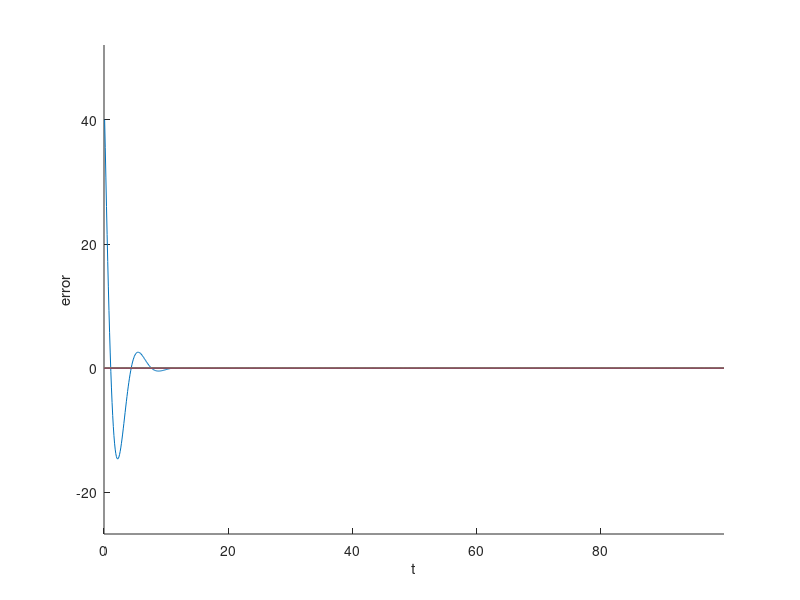
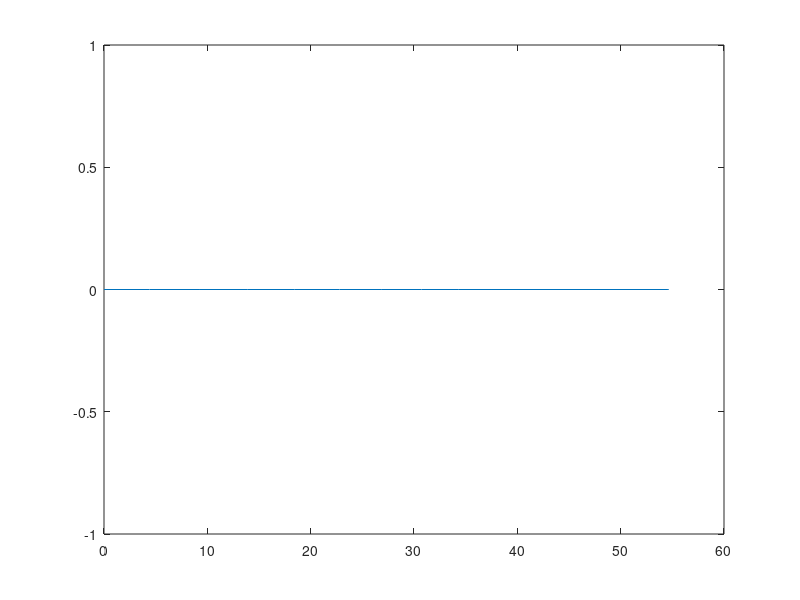

Write the MATLAB code that produced these figures, in order.
% close all;
clear
T = 100;
h = 0.1;

%PID gains
kp = 1;
ki = 0;
kd = 1;

%goal position 
pg = [40; 0];

%initial state
qx_0 = 0;
qy_0 = 0;
vx_0 = 0;
vy_0 = 0;

q_0 = [qx_0; qy_0];
v_0 = [vx_0; vy_0];

q_t = q_0;
v_t = v_0;
Q_t = [q_t];

%for PID
error_integral = 0; %for I controller
last_error = 0; %for D controller
error_x =  []; %error in the x direction 

for t=0:h:T-h
    
    qx_t = q_t(1);
    qy_t = q_t(2);
    
    vx_t = v_t(1);
    vy_t = v_t(2);
    
    J2 = [1, 0; 0, 1];
    
    error = (pg - q_t);
    
%     error_norm = [error_norm, norm(error)];
    error_x = [error_x, error(1)];
    
    error_integral = error_integral + error*h; %for I controller
    
    error_derivative = (error - last_error) / h; %for D controller
    
    a = (J2.')*(kp*error + ki*error_integral + kd*error_derivative); %PID controller
    
    last_error = error;
    
    q_tp1 = q_t + v_t*h;
    v_tp1 = v_t + a*h;
     
    q_t = q_tp1;
    v_t = v_tp1;
    
    Q_t = [Q_t, q_t];
end

figure(1)
hold on;
axis equal
plot(0:h:T-h, error_x)
plot(0:h:T-h, 0*ones(T/h))
xlabel('t')
ylabel('error')

figure(2)
plot(Q_t(1,:), Q_t(2,:))